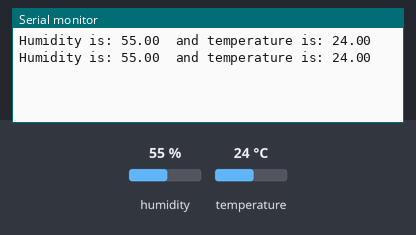
Bench run of a sketch on a simulated Arduino Uno, built with avr-gcc and run on an emulated ATmega328P. Parts: the last lines printed to the serial monitor. Wiring (inferred from the names in the program): DHT22 sensor: data pin 4. Inputs (shaded band) come from the test bench; at power-on: humidity 55 %, temperature 24 °C.

Above: at 2.8 s.
2.9 s: humidity set to 22 %
At 5.3 s:
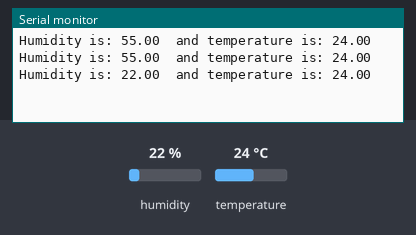
5.6 s: temperature set to 12 °C
At 6.6 s:
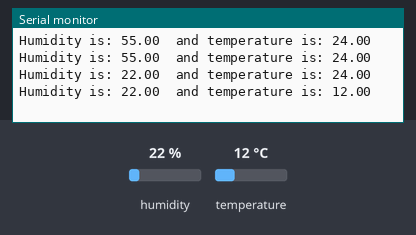
8.3 s: humidity set to 40 %
At 11.3 s:
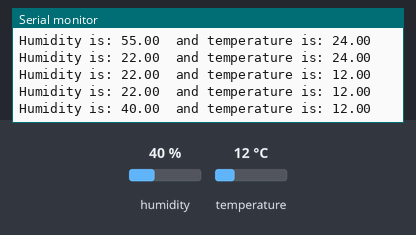
Timing chart, 0 to 12.8 s (numbered marks = the images above; inputs shaded):
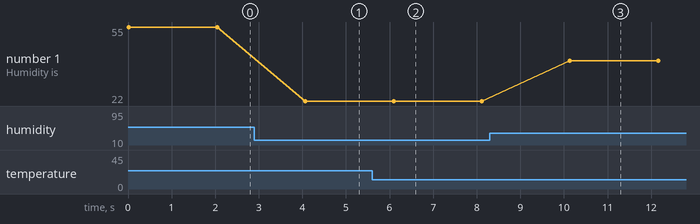

The sketch:

dht-am2302-temp-humidity-high-precise.ino.ino
```cpp
// spec https://cdn-shop.adafruit.com/datasheets/Digital+humidity+and+temperature+sensor+AM2302.pdf
int port = 4;
int waitNumber = 10000;
void setup() {
  // put your setup code here, to run once:
  Serial.begin(9600); // opens serial port, sets data rate to 9600 bps
}

void loop() {
  // put your main code here, to run repeatedly:
  float output[2];
  int res;
  readTHdata(output);
  if (res == -1) Serial.println("Error");
  else {
    Serial.print("Humidity is: ");

    Serial.print(output[0]);
    Serial.print("  and temperature is: ");
    Serial.print(output[1]);
    Serial.print("\r\n");
  }
  //Serial.print("Error");
  delay(2000);
}

int readTHdata(float* output) {
    int bits[40];
    unsigned long timeStart;
    pinMode(port, OUTPUT);
    // ask session
    digitalWrite(port, LOW);
    delay(18);
    digitalWrite(port, HIGH);
    delayMicroseconds(40);
    pinMode(port, INPUT);
    // wait for response
    int res = waitUntil(port, LOW, waitNumber);
    if (res == -1) return -1;
    res = waitUntil(port, HIGH, waitNumber);
    if (res == -1) return -1;
    // data transfer starts
    for (int i = 0; i < 40; i++) {
        res = waitUntil(port, LOW, waitNumber);
        if (res == -1) return -1;
        res = waitUntil(port, HIGH, waitNumber);
        if (res == -1) return -1;
        timeStart = micros();
        res = waitUntil(port, LOW, waitNumber);
        if (res == -1) return -1;
        if (micros() - timeStart >= 40) bits[i] = 1;
        else bits[i] = 0;
    }
    return decodeTempAndHum(bits, output);
}

int decodeTempAndHum(int bits[], float* output) {
    *(output) = toDecimal(bits, 0, 15) / 10.0;
    *(output + 1) = toDecimal(bits, 16, 31) / 10.0;
    return 0;
}

int toDecimal(int arr[], int posStart, int posEnd) {
    int acc = arr[posStart];
    int i = posStart + 1;
    while(i <= posEnd) {
        acc <<= 1;
        acc += arr[i];
        i++;
    }
    return acc;
}

int waitUntil(int port, int waitValue, int iterNumber) {
    while(digitalRead(port) != waitValue) {
        if (iterNumber == 0) return -1;
        iterNumber--;
    }
    return 0;
}
```

Measured:
- after the input at 2.9 s, the serial monitor: prints a new line after 1.2 s (image 1)
- after the input at 5.6 s, the serial monitor: prints a new line after 0.49 s (image 2)
- after the input at 8.3 s, the serial monitor: prints a new line after 1.8 s (image 3)
- plotted number 1: 55 → 22 after the input at 2.9 s, 22 → 40 after the input at 8.3 s
